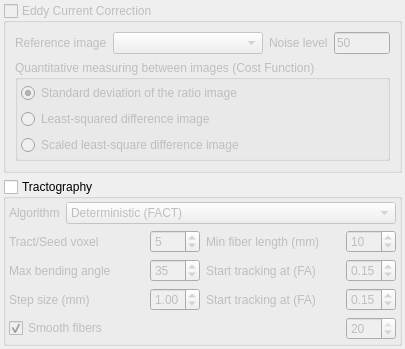
<?xml version="1.0" encoding="UTF-8"?>
<ui version="4.0">
 <class>Page2DW</class>
 <widget class="QWizardPage" name="Page2DW">
  <property name="geometry">
   <rect>
    <x>0</x>
    <y>0</y>
    <width>405</width>
    <height>319</height>
   </rect>
  </property>
  <property name="windowTitle">
   <string>WizardPage</string>
  </property>
  <layout class="QVBoxLayout" name="verticalLayout_5">
   <property name="margin">
    <number>3</number>
   </property>
   <item>
    <widget class="QGroupBox" name="ECCBox">
     <property name="enabled">
      <bool>false</bool>
     </property>
     <property name="title">
      <string>Eddy Current Correction</string>
     </property>
     <property name="checkable">
      <bool>true</bool>
     </property>
     <property name="checked">
      <bool>false</bool>
     </property>
     <layout class="QVBoxLayout" name="verticalLayout_3">
      <item>
       <layout class="QHBoxLayout" name="horizontalLayout_2">
        <item>
         <widget class="QLabel" name="label">
          <property name="text">
           <string>Reference image</string>
          </property>
         </widget>
        </item>
        <item>
         <widget class="QComboBox" name="ECCReferenceBox">
          <property name="sizePolicy">
           <sizepolicy hsizetype="MinimumExpanding" vsizetype="Fixed">
            <horstretch>0</horstretch>
            <verstretch>0</verstretch>
           </sizepolicy>
          </property>
          <property name="minimumSize">
           <size>
            <width>150</width>
            <height>0</height>
           </size>
          </property>
         </widget>
        </item>
        <item>
         <widget class="QLabel" name="label_2">
          <property name="sizePolicy">
           <sizepolicy hsizetype="Minimum" vsizetype="Preferred">
            <horstretch>0</horstretch>
            <verstretch>0</verstretch>
           </sizepolicy>
          </property>
          <property name="text">
           <string>Noise level</string>
          </property>
         </widget>
        </item>
        <item>
         <widget class="QLineEdit" name="NoiseLevelEdit">
          <property name="maximumSize">
           <size>
            <width>75</width>
            <height>16777215</height>
           </size>
          </property>
          <property name="text">
           <string>50</string>
          </property>
         </widget>
        </item>
       </layout>
      </item>
      <item>
       <widget class="QGroupBox" name="groupBox_3">
        <property name="title">
         <string>Quantitative measuring between images (Cost Function)</string>
        </property>
        <layout class="QVBoxLayout" name="verticalLayout">
         <property name="margin">
          <number>3</number>
         </property>
         <item>
          <widget class="QRadioButton" name="CostFunction1">
           <property name="text">
            <string>Standard deviation of the ratio image</string>
           </property>
           <property name="checked">
            <bool>true</bool>
           </property>
          </widget>
         </item>
         <item>
          <widget class="QRadioButton" name="CostFunction2">
           <property name="text">
            <string>Least-squared difference image</string>
           </property>
          </widget>
         </item>
         <item>
          <widget class="QRadioButton" name="CostFunction3">
           <property name="text">
            <string>Scaled least-square difference image</string>
           </property>
          </widget>
         </item>
        </layout>
       </widget>
      </item>
     </layout>
    </widget>
   </item>
   <item>
    <widget class="QGroupBox" name="TractographyBox">
     <property name="title">
      <string>Tractography</string>
     </property>
     <property name="checkable">
      <bool>true</bool>
     </property>
     <property name="checked">
      <bool>false</bool>
     </property>
     <layout class="QVBoxLayout" name="verticalLayout_4">
      <property name="margin">
       <number>3</number>
      </property>
      <item>
       <layout class="QHBoxLayout" name="horizontalLayout_3">
        <item>
         <widget class="QLabel" name="label_3">
          <property name="text">
           <string>Algorithm</string>
          </property>
         </widget>
        </item>
        <item>
         <widget class="QComboBox" name="AlgorithmBox">
          <property name="sizePolicy">
           <sizepolicy hsizetype="MinimumExpanding" vsizetype="Fixed">
            <horstretch>0</horstretch>
            <verstretch>0</verstretch>
           </sizepolicy>
          </property>
          <item>
           <property name="text">
            <string>Deterministic (FACT)</string>
           </property>
          </item>
          <item>
           <property name="text">
            <string>Deterministic (TOD)</string>
           </property>
          </item>
          <item>
           <property name="text">
            <string>Probabilistic (TOD)</string>
           </property>
          </item>
         </widget>
        </item>
       </layout>
      </item>
      <item>
       <layout class="QHBoxLayout" name="horizontalLayout_4">
        <item>
         <layout class="QGridLayout" name="gridLayout_2">
          <item row="0" column="0">
           <widget class="QLabel" name="label_8">
            <property name="text">
             <string>Tract/Seed voxel</string>
            </property>
            <property name="buddy">
             <cstring>TractsPerSeedSpinner</cstring>
            </property>
           </widget>
          </item>
          <item row="0" column="1">
           <widget class="QSpinBox" name="TractsPerSeedSpinner">
            <property name="enabled">
             <bool>false</bool>
            </property>
            <property name="maximumSize">
             <size>
              <width>50</width>
              <height>16777215</height>
             </size>
            </property>
            <property name="minimum">
             <number>1</number>
            </property>
            <property name="maximum">
             <number>14</number>
            </property>
            <property name="value">
             <number>5</number>
            </property>
           </widget>
          </item>
          <item row="1" column="0">
           <widget class="QLabel" name="label_9">
            <property name="text">
             <string>Max bending angle</string>
            </property>
            <property name="buddy">
             <cstring>MaxBendAngleSpinner</cstring>
            </property>
           </widget>
          </item>
          <item row="1" column="1">
           <widget class="QSpinBox" name="MaxBendAngleSpinner">
            <property name="maximumSize">
             <size>
              <width>50</width>
              <height>16777215</height>
             </size>
            </property>
            <property name="minimum">
             <number>5</number>
            </property>
            <property name="maximum">
             <number>90</number>
            </property>
            <property name="singleStep">
             <number>5</number>
            </property>
            <property name="value">
             <number>35</number>
            </property>
           </widget>
          </item>
          <item row="2" column="0">
           <widget class="QLabel" name="label_10">
            <property name="text">
             <string>Step size (mm)</string>
            </property>
            <property name="buddy">
             <cstring>StepSizeSpinner</cstring>
            </property>
           </widget>
          </item>
          <item row="2" column="1">
           <widget class="QDoubleSpinBox" name="StepSizeSpinner">
            <property name="maximumSize">
             <size>
              <width>50</width>
              <height>16777215</height>
             </size>
            </property>
            <property name="minimum">
             <double>0.100000000000000</double>
            </property>
            <property name="maximum">
             <double>2.000000000000000</double>
            </property>
            <property name="singleStep">
             <double>0.100000000000000</double>
            </property>
            <property name="value">
             <double>1.000000000000000</double>
            </property>
           </widget>
          </item>
         </layout>
        </item>
        <item>
         <layout class="QGridLayout" name="gridLayout">
          <item row="0" column="0">
           <widget class="QLabel" name="label_11">
            <property name="text">
             <string>Min fiber length (mm)</string>
            </property>
            <property name="buddy">
             <cstring>MinLengthSpinner</cstring>
            </property>
           </widget>
          </item>
          <item row="0" column="1">
           <widget class="QSpinBox" name="MinLengthSpinner">
            <property name="maximumSize">
             <size>
              <width>50</width>
              <height>16777215</height>
             </size>
            </property>
            <property name="maximum">
             <number>100</number>
            </property>
            <property name="singleStep">
             <number>5</number>
            </property>
            <property name="value">
             <number>10</number>
            </property>
           </widget>
          </item>
          <item row="1" column="0">
           <widget class="QLabel" name="label_4">
            <property name="text">
             <string>Start tracking at (FA)</string>
            </property>
           </widget>
          </item>
          <item row="1" column="1">
           <widget class="QDoubleSpinBox" name="StartMetricSpinner">
            <property name="maximumSize">
             <size>
              <width>50</width>
              <height>16777215</height>
             </size>
            </property>
            <property name="maximum">
             <double>1.000000000000000</double>
            </property>
            <property name="singleStep">
             <double>0.050000000000000</double>
            </property>
            <property name="value">
             <double>0.150000000000000</double>
            </property>
           </widget>
          </item>
          <item row="2" column="0">
           <widget class="QLabel" name="label_5">
            <property name="text">
             <string>Start tracking at (FA)</string>
            </property>
           </widget>
          </item>
          <item row="2" column="1">
           <widget class="QDoubleSpinBox" name="StopMetricSpinner">
            <property name="maximumSize">
             <size>
              <width>50</width>
              <height>16777215</height>
             </size>
            </property>
            <property name="maximum">
             <double>1.000000000000000</double>
            </property>
            <property name="singleStep">
             <double>0.050000000000000</double>
            </property>
            <property name="value">
             <double>0.150000000000000</double>
            </property>
           </widget>
          </item>
         </layout>
        </item>
       </layout>
      </item>
      <item>
       <layout class="QHBoxLayout" name="horizontalLayout_5">
        <item>
         <widget class="QCheckBox" name="SmoothFibersCheck">
          <property name="text">
           <string>Smooth fibers</string>
          </property>
          <property name="checked">
           <bool>true</bool>
          </property>
         </widget>
        </item>
        <item>
         <widget class="QSpinBox" name="SmoothQualSpinner">
          <property name="enabled">
           <bool>false</bool>
          </property>
          <property name="maximumSize">
           <size>
            <width>50</width>
            <height>16777215</height>
           </size>
          </property>
          <property name="toolTip">
           <string>Smoothing Quality</string>
          </property>
          <property name="minimum">
           <number>5</number>
          </property>
          <property name="maximum">
           <number>20</number>
          </property>
          <property name="singleStep">
           <number>1</number>
          </property>
          <property name="value">
           <number>20</number>
          </property>
         </widget>
        </item>
       </layout>
      </item>
     </layout>
     <zorder></zorder>
    </widget>
   </item>
  </layout>
 </widget>
 <resources/>
 <connections>
  <connection>
   <sender>SmoothFibersCheck</sender>
   <signal>toggled(bool)</signal>
   <receiver>SmoothQualSpinner</receiver>
   <slot>setEnabled(bool)</slot>
   <hints>
    <hint type="sourcelabel">
     <x>73</x>
     <y>298</y>
    </hint>
    <hint type="destinationlabel">
     <x>366</x>
     <y>300</y>
    </hint>
   </hints>
  </connection>
 </connections>
</ui>
